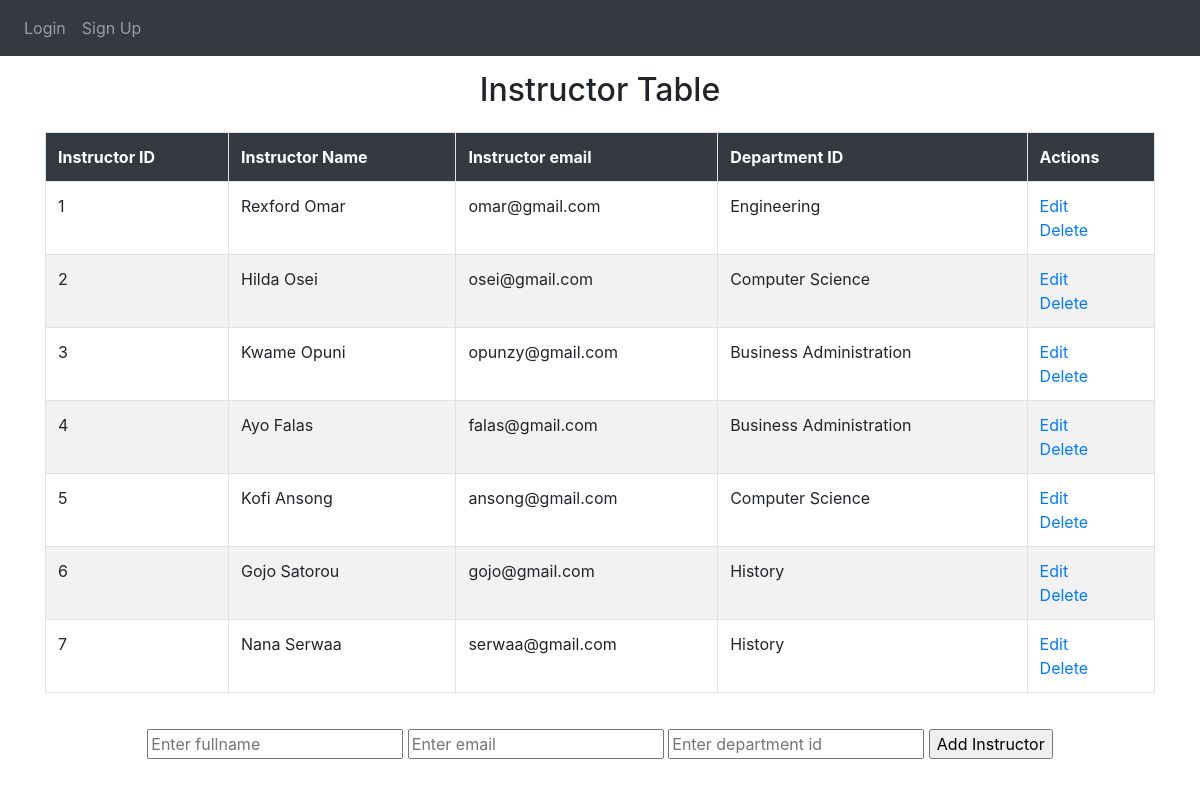
Page /instructors on the committed database.
### website/models.py (models this page shows, shortened)
class Instructors(db.Model):
    id = db.Column(db.Integer, primary_key=True)
    fullname = db.Column(db.String(150))
    email = db.Column(db.String(150), unique=True)
    dept_id = db.Column(db.Integer, db.ForeignKey('departments.id'))

class Departments(db.Model):
    id = db.Column(db.Integer, primary_key=True)
    name = db.Column(db.String(150))
    instructors_id = db.Column(db.Integer)
    dept_hed = db.relationship('Instructors', backref='instructor', uselist=False)

### website/auth.py (the view)
@auth.route('/instructors', methods=['GET', 'POST'])
def instructor():
    if request.method == 'POST':
        instructor_name = request.form['fullname']
        instructor_email = request.form['email']
        instructor_deptid = request.form['dept_id']
        new_instructor = Instructors(fullname=instructor_name, email=instructor_email, dept_id=instructor_deptid)
        try:
            db.session.add(new_instructor)
            db.session.commit()
            flash("New instructor added successfully", category='success')
            return redirect('/instructors')
        except:
            flash("Failed to add new instructor", category='error')
    else:
        instructor = Instructors.query.all()
        department = Departments.query.all()
        return render_template("instructors.html", user=current_user, instructor=instructor, department=department)

### website/templates/instructors.html (shortened to what this page needs)
{% extends "base.html" %}
{% block content %}
<h2 align='center'>Instructor Table</h2>
<table class="table table-striped table-bordered table-hover">
    <tr class="bg-dark text-white">
        <th>Instructor ID</th>
        <th>Instructor Name</th>
        <th>Instructor email</th>
        <th>Department ID</th>
        <th>Actions</th>
    </tr>
    {% for i in instructor %}
        <tr>
            <td>{{ i.id }}</td>
            <td>{{ i.fullname }}</td>
            <td>{{ i.email }}</td>
            {% for d in department %} {% if i.dept_id == d.id %}
            <td>{{ d.name }}</td>
            {% endif %}{% endfor %}
            <td>
                <a href="/instructors/update/{{i.id}}">Edit</a>
                <br>
                <a href="/instructors/delete/{{i.id}}">Delete</a>
            </td>
        </tr>
    {% endfor %}
</table>
<div class="form" align='center'>
    <form action="/instructors" method="POST">
        <input type="text" name="fullname" id="fullname" required placeholder="Enter fullname">
        <input type="email" name="email" id="email" required placeholder="Enter email">
        <input type="text" name="dept_id" id="dept_id" placeholder="Enter department id">
        <input type="submit" value="Add Instructor">
    </form>
</div>
{% endblock %}

### website/templates/base.html (shortened to what this page needs)
<!DOCTYPE html>
<html>
  <head>
    <link
      rel="stylesheet"
      href="https://stackpath.bootstrapcdn.com/bootstrap/4.4.1/css/bootstrap.min.css"
    />
    <link
      rel="stylesheet"
      href="https://stackpath.bootstrapcdn.com/font-awesome/4.7.0/css/font-awesome.min.css"
    />
  </head>
  <body>
    <nav class="navbar navbar-expand-lg navbar-dark bg-dark">
      <div class="collapse navbar-collapse" id="navbar">
        <div class="navbar-nav">
          {% if user.is_authenticated %}
          <a class="nav-item nav-link" id="home" href="/">Home</a>
          <a class="nav-item nav-link" id="home" href="/instructors">Instructors</a>
          <a class="nav-item nav-link" id="home" href="/courses">Courses</a>
          <a class="nav-item nav-link" id="home" href="/students">Students</a>
          <a class="nav-item nav-link" id="logout" href="/logout">Logout</a>
          {% else %}
          <a class="nav-item nav-link" id="login" href="/login">Login</a>
          <a class="nav-item nav-link" id="signUp" href="/sign-up">Sign Up</a>
          {% endif %}
        </div>
      </div>
    </nav>
    <div class="container">{% block content %} {% endblock %}</div>
  </body>
</html>

### website/templates/base.html (style rules this page uses)
h2 { padding-top: 15px; padding-bottom: 15px; }
.form { padding-top: 20px; padding-bottom: 20px; }

### rows in the picture
Instructors: id "1", fullname "Rexford Omar", email "omar@gmail.com"
Departments: name "Engineering"
Instructors: id "2", fullname "Hilda Osei", email "osei@gmail.com"
Departments: name "Computer Science"
Instructors: id "3", fullname "Kwame Opuni", email "opunzy@gmail.com"
Departments: name "Business Administration"
Instructors: id "4", fullname "Ayo Falas", email "falas@gmail.com"
Instructors: id "5", fullname "Kofi Ansong", email "ansong@gmail.com"
Instructors: id "6", fullname "Gojo Satorou", email "gojo@gmail.com"
Departments: name "History"
Instructors: id "7", fullname "Nana Serwaa", email "serwaa@gmail.com"
